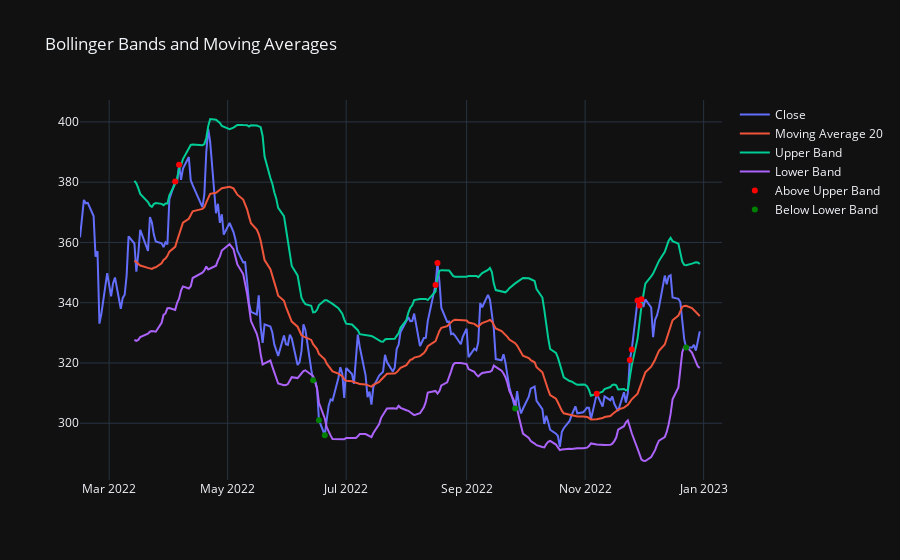

Notebook code for this chart:
### Code cell
import pandas as pd
import plotly.graph_objs as go

# Load data
df = data

# Calculate moving average and standard deviation
df['MA20'] = df['Close'].rolling(window=20).mean()
df['STD20'] = df['Close'].rolling(window=20).std()
df['Date']=df.index

# Calculate upper and lower bands of Bollinger Bands
df['UpperBand'] = df['MA20'] + 2 * df['STD20']
df['LowerBand'] = df['MA20'] - 2 * df['STD20']

# Mark points based on the condition
df['AboveUpperBand'] = df['Close'] > df['UpperBand']
df['BelowLowerBand'] = df['Close'] < df['LowerBand']

# Create traces
trace0 = go.Scatter(x=df.index, y=df['Close'], name='Close')
trace1 = go.Scatter(x=df.index, y=df['MA20'], name='Moving Average 20')
trace2 = go.Scatter(x=df.index, y=df['UpperBand'], name='Upper Band')
trace3 = go.Scatter(x=df.index, y=df['LowerBand'], name='Lower Band')
trace4 = go.Scatter(x=df[df['AboveUpperBand'] == True]['Date'], y=df[df['AboveUpperBand'] == True]['Close'], mode='markers', name='Above Upper Band',marker=dict(color='red'))
trace5 = go.Scatter(x=df[df['BelowLowerBand'] == True]['Date'], y=df[df['BelowLowerBand'] == True]['Close'], mode='markers', name='Below Lower Band',marker=dict(color='green'))

# Plot data
datax = [trace0, trace1, trace2, trace3,trace4,trace5]
layout = go.Layout(title='Bollinger Bands and Moving Averages', template='plotly_dark')
fig = go.Figure(data=datax, layout=layout)
fig.show()

### Figure 1 — Plotly figure (JSON) as saved in the notebook; plotly's stock layout.template omitted (floating-point values rounded to 4 significant figures; data arrays with more than 128 entries replaced by an {"elided": "..."} marker saying what was removed)
{"data": [{"name": "Close", "type": "scatter", "x": {"elided": "219 str values"}, "y": {"elided": "219 float values"}}, {"name": "Moving Average 20", "type": "scatter", "x": {"elided": "219 str values"}, "y": {"elided": "219 float values"}}, {"name": "Upper Band", "type": "scatter", "x": {"elided": "219 str values"}, "y": {"elided": "219 float values"}}, {"name": "Lower Band", "type": "scatter", "x": {"elided": "219 str values"}, "y": {"elided": "219 float values"}}, {"marker": {"color": "red"}, "mode": "markers", "name": "Above Upper Band", "type": "scatter", "x": ["2022-04-04T00:00:00", "2022-04-06T00:00:00", "2022-08-16T00:00:00", "2022-08-17T00:00:00", "2022-11-07T00:00:00", "2022-11-24T00:00:00", "2022-11-25T00:00:00", "2022-11-28T00:00:00", "2022-11-29T00:00:00", "2022-11-30T00:00:00"], "y": [380.2, 385.8, 345.9, 353.1, 309.8, 321, 324.5, 340.8, 339.0, 341.1]}, {"marker": {"color": "green"}, "mode": "markers", "name": "Below Lower Band", "type": "scatter", "x": ["2022-06-14T00:00:00", "2022-06-17T00:00:00", "2022-06-20T00:00:00", "2022-09-26T00:00:00", "2022-12-23T00:00:00"], "y": [314.3, 301, 296.0, 304.9, 325.1]}], "layout": {"title": {"text": "Bollinger Bands and Moving Averages"}}}
